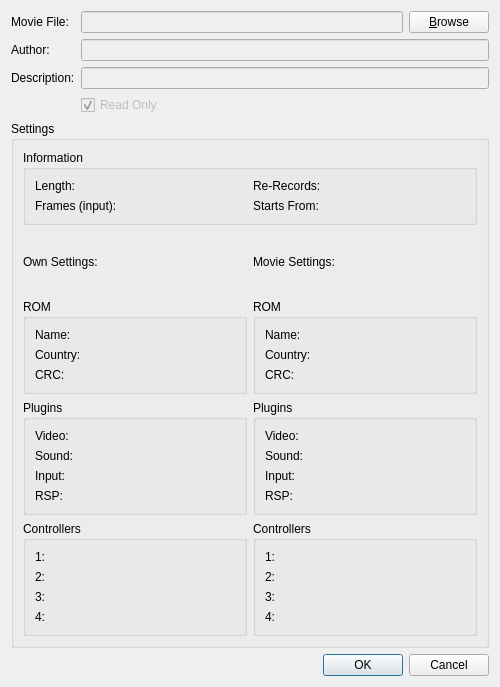
<ui version="4.0" >
 <class>PlaybackDialog</class>
 <widget class="QDialog" name="PlaybackDialog" >
  <property name="geometry" >
   <rect>
    <x>0</x>
    <y>0</y>
    <width>500</width>
    <height>687</height>
   </rect>
  </property>
  <property name="windowTitle" >
   <string>Dialog</string>
  </property>
  <layout class="QGridLayout" name="gridLayout_2" >
   <item row="0" column="0" >
    <layout class="QGridLayout" name="gridLayout" >
     <item row="0" column="1" >
      <widget class="QLineEdit" name="lineMovieFile" >
       <property name="enabled" >
        <bool>false</bool>
       </property>
      </widget>
     </item>
     <item row="1" column="1" colspan="2" >
      <widget class="QLineEdit" name="lineAuthor" >
       <property name="enabled" >
        <bool>false</bool>
       </property>
       <property name="maxLength" >
        <number>221</number>
       </property>
      </widget>
     </item>
     <item row="2" column="1" colspan="2" >
      <widget class="QLineEdit" name="lineDescription" >
       <property name="enabled" >
        <bool>false</bool>
       </property>
       <property name="maxLength" >
        <number>255</number>
       </property>
      </widget>
     </item>
     <item row="5" column="0" colspan="3" >
      <widget class="QGroupBox" name="groupSettings" >
       <property name="title" >
        <string>Settings</string>
       </property>
       <layout class="QGridLayout" name="gridLayout_3" >
        <item row="2" column="0" >
         <widget class="QGroupBox" name="groupRom" >
          <property name="title" >
           <string>ROM</string>
          </property>
          <layout class="QGridLayout" name="gridLayout_4" >
           <item row="1" column="1" >
            <widget class="QLabel" name="labelCountry" >
             <property name="text" >
              <string>&lt;Country></string>
             </property>
            </widget>
           </item>
           <item row="0" column="1" >
            <widget class="QLabel" name="labelName" >
             <property name="text" >
              <string>&lt;Name></string>
             </property>
            </widget>
           </item>
           <item row="1" column="0" >
            <widget class="QLabel" name="label" >
             <property name="text" >
              <string>Country:</string>
             </property>
            </widget>
           </item>
           <item row="2" column="0" >
            <widget class="QLabel" name="label_2" >
             <property name="text" >
              <string>CRC:</string>
             </property>
            </widget>
           </item>
           <item row="2" column="1" >
            <widget class="QLabel" name="labelCRC" >
             <property name="text" >
              <string>&lt;CRC1 - CRC2></string>
             </property>
            </widget>
           </item>
           <item row="0" column="0" >
            <widget class="QLabel" name="label_3" >
             <property name="text" >
              <string>Name:</string>
             </property>
            </widget>
           </item>
          </layout>
         </widget>
        </item>
        <item row="3" column="0" >
         <widget class="QGroupBox" name="groupPlugins" >
          <property name="title" >
           <string>Plugins</string>
          </property>
          <layout class="QGridLayout" name="gridLayout_5" >
           <item row="2" column="0" >
            <widget class="QLabel" name="label_4" >
             <property name="text" >
              <string>Video:</string>
             </property>
            </widget>
           </item>
           <item row="2" column="1" >
            <widget class="QLabel" name="labelVideo" >
             <property name="text" >
              <string>&lt;Video></string>
             </property>
            </widget>
           </item>
           <item row="3" column="0" >
            <widget class="QLabel" name="label_5" >
             <property name="text" >
              <string>Sound:</string>
             </property>
            </widget>
           </item>
           <item row="3" column="1" >
            <widget class="QLabel" name="labelSound" >
             <property name="text" >
              <string>&lt;Sound></string>
             </property>
            </widget>
           </item>
           <item row="4" column="0" >
            <widget class="QLabel" name="label_8" >
             <property name="text" >
              <string>Input:</string>
             </property>
            </widget>
           </item>
           <item row="4" column="1" >
            <widget class="QLabel" name="labelInput" >
             <property name="text" >
              <string>&lt;Input></string>
             </property>
            </widget>
           </item>
           <item row="5" column="0" >
            <widget class="QLabel" name="label_10" >
             <property name="text" >
              <string>RSP:</string>
             </property>
            </widget>
           </item>
           <item row="5" column="1" >
            <widget class="QLabel" name="labelRsp" >
             <property name="text" >
              <string>&lt;RSP></string>
             </property>
            </widget>
           </item>
          </layout>
         </widget>
        </item>
        <item row="0" column="0" colspan="2" >
         <widget class="QGroupBox" name="groupInformation" >
          <property name="title" >
           <string>Information</string>
          </property>
          <layout class="QGridLayout" name="gridLayout_10" >
           <item row="0" column="0" >
            <widget class="QLabel" name="label_23" >
             <property name="text" >
              <string>Length:</string>
             </property>
            </widget>
           </item>
           <item row="0" column="1" >
            <widget class="QLabel" name="labelLength" >
             <property name="text" >
              <string>&lt;length></string>
             </property>
            </widget>
           </item>
           <item row="0" column="2" >
            <widget class="QLabel" name="label_27" >
             <property name="text" >
              <string>Re-Records:</string>
             </property>
            </widget>
           </item>
           <item row="0" column="3" >
            <widget class="QLabel" name="labelReRecords" >
             <property name="text" >
              <string>&lt;re-records></string>
             </property>
            </widget>
           </item>
           <item row="1" column="0" >
            <widget class="QLabel" name="label_24" >
             <property name="text" >
              <string>Frames (input):</string>
             </property>
            </widget>
           </item>
           <item row="1" column="1" >
            <widget class="QLabel" name="labelFrames" >
             <property name="text" >
              <string>&lt;frames></string>
             </property>
            </widget>
           </item>
           <item row="1" column="2" >
            <widget class="QLabel" name="label_28" >
             <property name="text" >
              <string>Starts From:</string>
             </property>
            </widget>
           </item>
           <item row="1" column="3" >
            <widget class="QLabel" name="labelFrom" >
             <property name="text" >
              <string>&lt;from></string>
             </property>
            </widget>
           </item>
          </layout>
         </widget>
        </item>
        <item row="4" column="0" >
         <widget class="QGroupBox" name="groupControllers" >
          <property name="title" >
           <string>Controllers</string>
          </property>
          <layout class="QGridLayout" name="gridLayout_6" >
           <item row="0" column="0" >
            <widget class="QLabel" name="label_6" >
             <property name="text" >
              <string>1:</string>
             </property>
            </widget>
           </item>
           <item row="0" column="1" >
            <widget class="QLabel" name="labelController1" >
             <property name="text" >
              <string>&lt;Status></string>
             </property>
            </widget>
           </item>
           <item row="1" column="0" >
            <widget class="QLabel" name="label_9" >
             <property name="text" >
              <string>2:</string>
             </property>
            </widget>
           </item>
           <item row="1" column="1" >
            <widget class="QLabel" name="labelController2" >
             <property name="text" >
              <string>&lt;Status></string>
             </property>
            </widget>
           </item>
           <item row="2" column="0" >
            <widget class="QLabel" name="label_12" >
             <property name="text" >
              <string>3:</string>
             </property>
            </widget>
           </item>
           <item row="2" column="1" >
            <widget class="QLabel" name="labelController3" >
             <property name="text" >
              <string>&lt;Status></string>
             </property>
            </widget>
           </item>
           <item row="3" column="0" >
            <widget class="QLabel" name="label_14" >
             <property name="text" >
              <string>4:</string>
             </property>
            </widget>
           </item>
           <item row="3" column="1" >
            <widget class="QLabel" name="labelController4" >
             <property name="text" >
              <string>&lt;Status></string>
             </property>
            </widget>
           </item>
          </layout>
         </widget>
        </item>
        <item row="2" column="1" >
         <widget class="QGroupBox" name="groupRom_2" >
          <property name="title" >
           <string>ROM</string>
          </property>
          <layout class="QGridLayout" name="gridLayout_7" >
           <item row="1" column="1" >
            <widget class="QLabel" name="labelCountry_2" >
             <property name="text" >
              <string>&lt;Country></string>
             </property>
            </widget>
           </item>
           <item row="0" column="0" >
            <widget class="QLabel" name="label_7" >
             <property name="text" >
              <string>Name:</string>
             </property>
            </widget>
           </item>
           <item row="0" column="1" >
            <widget class="QLabel" name="labelName_2" >
             <property name="text" >
              <string>&lt;Name></string>
             </property>
            </widget>
           </item>
           <item row="1" column="0" >
            <widget class="QLabel" name="label_11" >
             <property name="text" >
              <string>Country:</string>
             </property>
            </widget>
           </item>
           <item row="2" column="0" >
            <widget class="QLabel" name="label_13" >
             <property name="text" >
              <string>CRC:</string>
             </property>
            </widget>
           </item>
           <item row="2" column="1" >
            <widget class="QLabel" name="labelCRC_2" >
             <property name="text" >
              <string>&lt;CRC1 - CRC2></string>
             </property>
            </widget>
           </item>
          </layout>
         </widget>
        </item>
        <item row="3" column="1" >
         <widget class="QGroupBox" name="groupPlugins_2" >
          <property name="title" >
           <string>Plugins</string>
          </property>
          <layout class="QGridLayout" name="gridLayout_8" >
           <item row="2" column="0" >
            <widget class="QLabel" name="label_15" >
             <property name="text" >
              <string>Video:</string>
             </property>
            </widget>
           </item>
           <item row="2" column="1" >
            <widget class="QLabel" name="labelVideo_2" >
             <property name="text" >
              <string>&lt;Video></string>
             </property>
            </widget>
           </item>
           <item row="3" column="0" >
            <widget class="QLabel" name="label_16" >
             <property name="text" >
              <string>Sound:</string>
             </property>
            </widget>
           </item>
           <item row="3" column="1" >
            <widget class="QLabel" name="labelSound_2" >
             <property name="text" >
              <string>&lt;Sound></string>
             </property>
            </widget>
           </item>
           <item row="4" column="0" >
            <widget class="QLabel" name="label_17" >
             <property name="text" >
              <string>Input:</string>
             </property>
            </widget>
           </item>
           <item row="4" column="1" >
            <widget class="QLabel" name="labelInput_2" >
             <property name="text" >
              <string>&lt;Input></string>
             </property>
            </widget>
           </item>
           <item row="5" column="0" >
            <widget class="QLabel" name="label_18" >
             <property name="text" >
              <string>RSP:</string>
             </property>
            </widget>
           </item>
           <item row="5" column="1" >
            <widget class="QLabel" name="labelRsp_2" >
             <property name="text" >
              <string>&lt;RSP></string>
             </property>
            </widget>
           </item>
          </layout>
         </widget>
        </item>
        <item row="4" column="1" >
         <widget class="QGroupBox" name="groupControllers_2" >
          <property name="title" >
           <string>Controllers</string>
          </property>
          <layout class="QGridLayout" name="gridLayout_9" >
           <item row="0" column="0" >
            <widget class="QLabel" name="label_19" >
             <property name="text" >
              <string>1:</string>
             </property>
            </widget>
           </item>
           <item row="0" column="1" >
            <widget class="QLabel" name="labelController1_2" >
             <property name="text" >
              <string>&lt;Status></string>
             </property>
            </widget>
           </item>
           <item row="1" column="0" >
            <widget class="QLabel" name="label_20" >
             <property name="text" >
              <string>2:</string>
             </property>
            </widget>
           </item>
           <item row="1" column="1" >
            <widget class="QLabel" name="labelController2_2" >
             <property name="text" >
              <string>&lt;Status></string>
             </property>
            </widget>
           </item>
           <item row="2" column="0" >
            <widget class="QLabel" name="label_21" >
             <property name="text" >
              <string>3:</string>
             </property>
            </widget>
           </item>
           <item row="2" column="1" >
            <widget class="QLabel" name="labelController3_2" >
             <property name="text" >
              <string>&lt;Status></string>
             </property>
            </widget>
           </item>
           <item row="3" column="0" >
            <widget class="QLabel" name="label_22" >
             <property name="text" >
              <string>4:</string>
             </property>
            </widget>
           </item>
           <item row="3" column="1" >
            <widget class="QLabel" name="labelController4_2" >
             <property name="text" >
              <string>&lt;Status></string>
             </property>
            </widget>
           </item>
          </layout>
         </widget>
        </item>
        <item row="1" column="0" >
         <widget class="QLabel" name="label_25" >
          <property name="text" >
           <string>Own Settings:</string>
          </property>
         </widget>
        </item>
        <item row="1" column="1" >
         <widget class="QLabel" name="label_26" >
          <property name="text" >
           <string>Movie Settings:</string>
          </property>
         </widget>
        </item>
       </layout>
      </widget>
     </item>
     <item row="0" column="0" >
      <widget class="QLabel" name="labelMovieFile" >
       <property name="text" >
        <string>Movie File:</string>
       </property>
      </widget>
     </item>
     <item row="1" column="0" >
      <widget class="QLabel" name="labelAuthor" >
       <property name="text" >
        <string>Author:</string>
       </property>
      </widget>
     </item>
     <item row="2" column="0" >
      <widget class="QLabel" name="labelDescription" >
       <property name="text" >
        <string>Description:</string>
       </property>
      </widget>
     </item>
     <item row="0" column="2" >
      <widget class="QPushButton" name="pushBrowse" >
       <property name="text" >
        <string>&amp;Browse</string>
       </property>
      </widget>
     </item>
     <item row="3" column="1" >
      <widget class="QCheckBox" name="checkReadOnly" >
       <property name="enabled" >
        <bool>false</bool>
       </property>
       <property name="text" >
        <string>Read Only</string>
       </property>
       <property name="checked" >
        <bool>true</bool>
       </property>
      </widget>
     </item>
    </layout>
   </item>
   <item row="1" column="0" >
    <widget class="QDialogButtonBox" name="buttonBox" >
     <property name="orientation" >
      <enum>Qt::Horizontal</enum>
     </property>
     <property name="standardButtons" >
      <set>QDialogButtonBox::Cancel|QDialogButtonBox::Ok</set>
     </property>
    </widget>
   </item>
  </layout>
 </widget>
 <resources/>
 <connections>
  <connection>
   <sender>buttonBox</sender>
   <signal>accepted()</signal>
   <receiver>PlaybackDialog</receiver>
   <slot>accept()</slot>
   <hints>
    <hint type="sourcelabel" >
     <x>248</x>
     <y>254</y>
    </hint>
    <hint type="destinationlabel" >
     <x>157</x>
     <y>274</y>
    </hint>
   </hints>
  </connection>
  <connection>
   <sender>buttonBox</sender>
   <signal>rejected()</signal>
   <receiver>PlaybackDialog</receiver>
   <slot>reject()</slot>
   <hints>
    <hint type="sourcelabel" >
     <x>316</x>
     <y>260</y>
    </hint>
    <hint type="destinationlabel" >
     <x>286</x>
     <y>274</y>
    </hint>
   </hints>
  </connection>
 </connections>
</ui>
